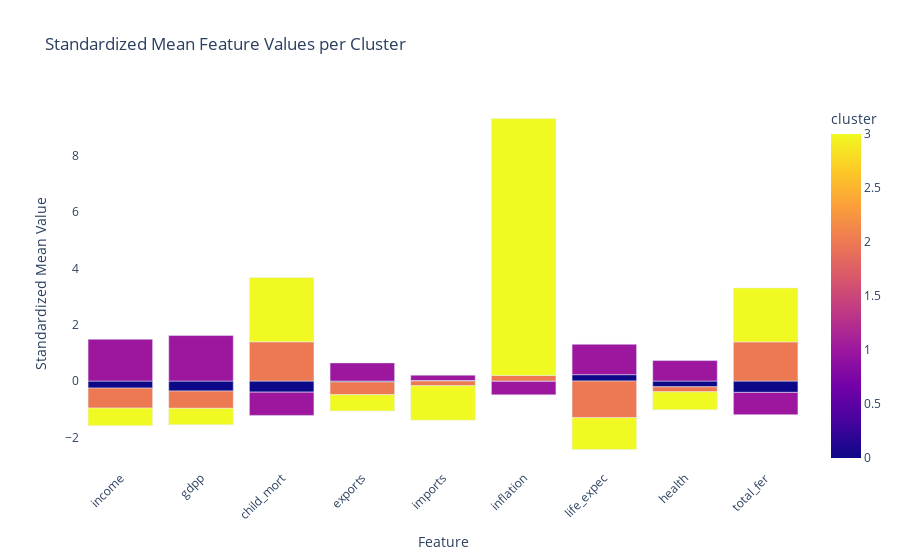

Notebook code for this chart:
### Code cell
# Standard scaling
ss = StandardScaler()
X_scaled = pd.DataFrame(ss.fit_transform(X), columns=X.columns)

# Add cluster labels
X_scaled['cluster'] = labels

# Compute mean values per cluster
cluster_means = X_scaled.groupby('cluster').mean().reset_index()

# Melt DataFrame for plotting
cluster_melted = cluster_means.melt(
    id_vars='cluster',       # cluster column stays as identifier
    var_name='Feature',      # all other columns become 'Feature'
    value_name='Mean Value (standardized)'  # their values become 'Mean Value'
)

# Plot grouped bar chart
fig = px.bar(
    cluster_melted,
    x='Feature',
    y='Mean Value (standardized)',
    color='cluster',
    barmode='group',
    title='Standardized Mean Feature Values per Cluster'
)

# Improve readability
fig.update_layout(
    xaxis_title='Feature',
    yaxis_title='Standardized Mean Value',
    xaxis_tickangle=-45,
    legend_title='Cluster',
    plot_bgcolor='white'
)

fig.show()

### Figure 1 — Plotly figure (JSON) as saved in the notebook; plotly's stock layout.template omitted (floating-point values rounded to 4 significant figures)
{"data": [{"alignmentgroup": "True", "hovertemplate": "Feature=%{x}<br>Mean Value (standardized)=%{y}<br>cluster=%{marker.color}<extra></extra>", "legendgroup": "", "marker": {"color": [0, 1, 2, 3, 0, 1, 2, 3, 0, 1, 2, 3, 0, 1, 2, 3, 0, 1, 2, 3, 0, 1, 2, 3, 0, 1, 2, 3, 0, 1, 2, 3, 0, 1, 2, 3], "coloraxis": "coloraxis", "pattern": {"shape": ""}}, "name": "", "offsetgroup": "", "orientation": "v", "showlegend": false, "textposition": "auto", "type": "bar", "x": ["income", "income", "income", "income", "gdpp", "gdpp", "gdpp", "gdpp", "child_mort", "child_mort", "child_mort", "child_mort", "exports", "exports", "exports", "exports", "imports", "imports", "imports", "imports", "inflation", "inflation", "inflation", "inflation", "life_expec", "life_expec", "life_expec", "life_expec", "health", "health", "health", "health", "total_fer", "total_fer", "total_fer", "total_fer"], "xaxis": "x", "y": [-0.2509, 1.484, -0.7097, -0.6241, -0.3558, 1.616, -0.6135, -0.5819, -0.3933, -0.8274, 1.394, 2.281, -0.03058, 0.6451, -0.4549, -0.5785, 0.01956, 0.1906, -0.1664, -1.222, -0.005783, -0.4849, 0.2006, 9.13, 0.2268, 1.08, -1.301, -1.134, -0.2062, 0.7274, -0.1777, -0.6374, -0.4026, -0.7919, 1.391, 1.916], "yaxis": "y"}], "layout": {"barmode": "group", "coloraxis": {"colorbar": {"title": {"text": "cluster"}}, "colorscale": [[0, "#0d0887"], [0.1111, "#46039f"], [0.2222, "#7201a8"], [0.3333, "#9c179e"], [0.4444, "#bd3786"], [0.5556, "#d8576b"], [0.6667, "#ed7953"], [0.7778, "#fb9f3a"], [0.8889, "#fdca26"], [1, "#f0f921"]]}, "legend": {"title": {"text": "Cluster"}, "tracegroupgap": 0}, "plot_bgcolor": "white", "title": {"text": "Standardized Mean Feature Values per Cluster"}, "xaxis": {"anchor": "y", "domain": [0, 1], "tickangle": -45, "title": {"text": "Feature"}}, "yaxis": {"anchor": "x", "domain": [0, 1], "title": {"text": "Standardized Mean Value"}}}}
